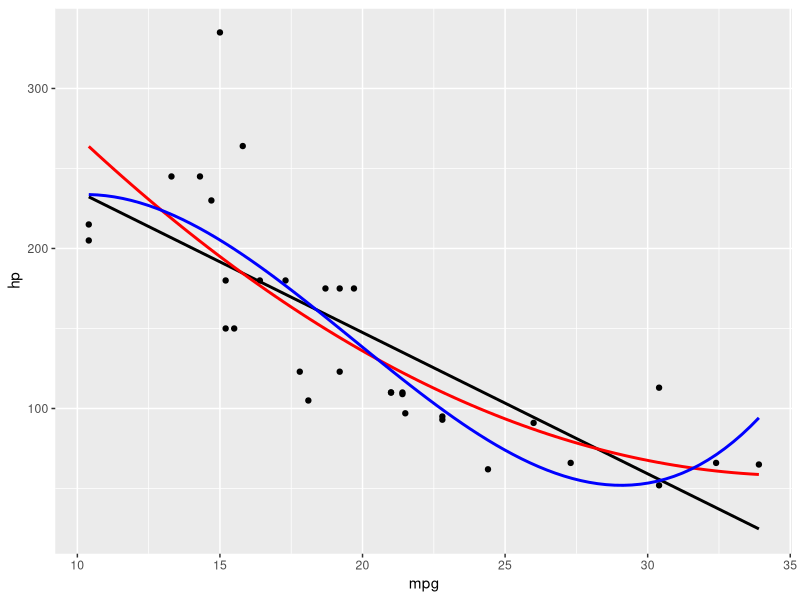
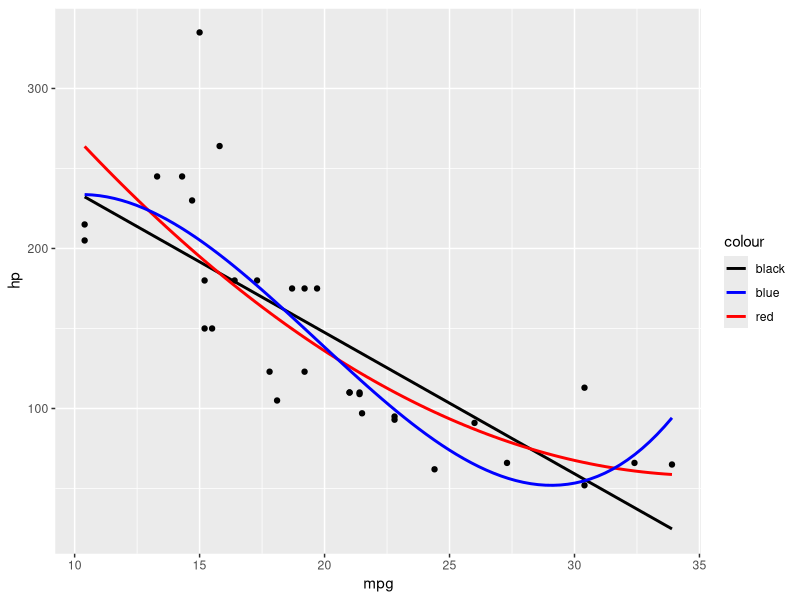
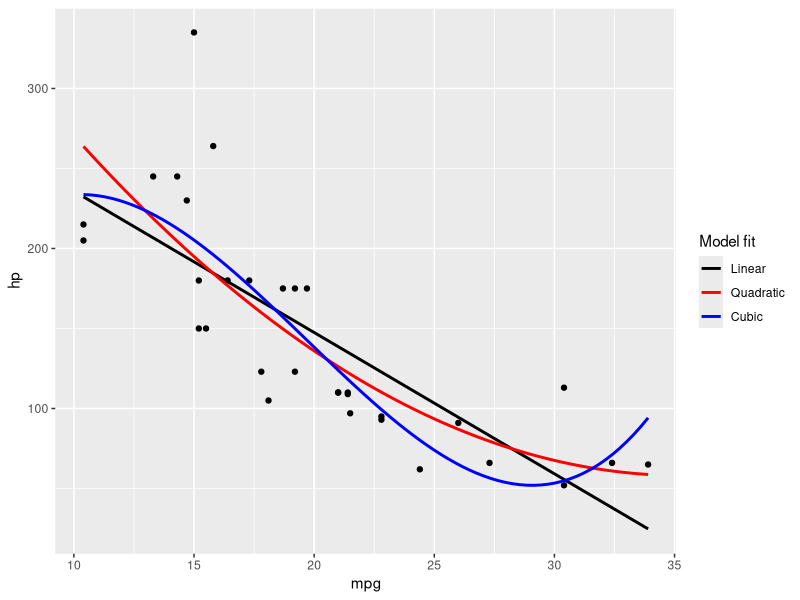
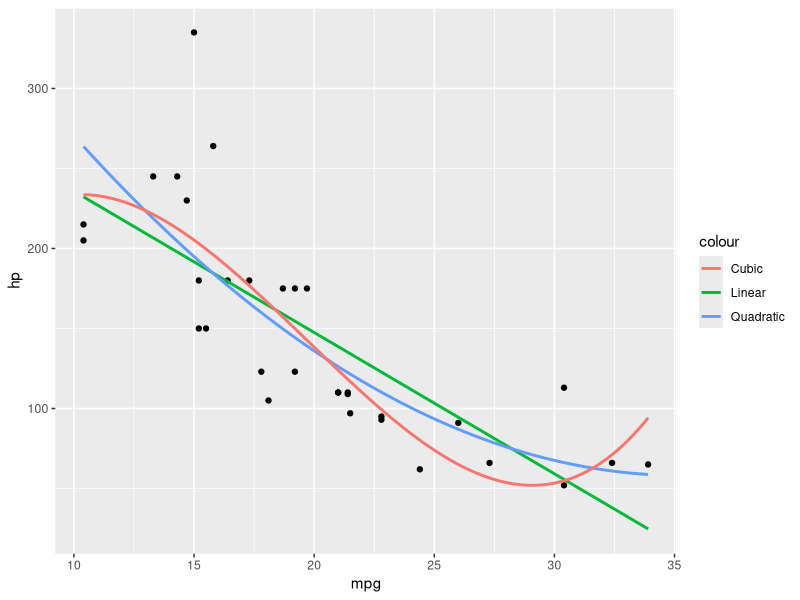
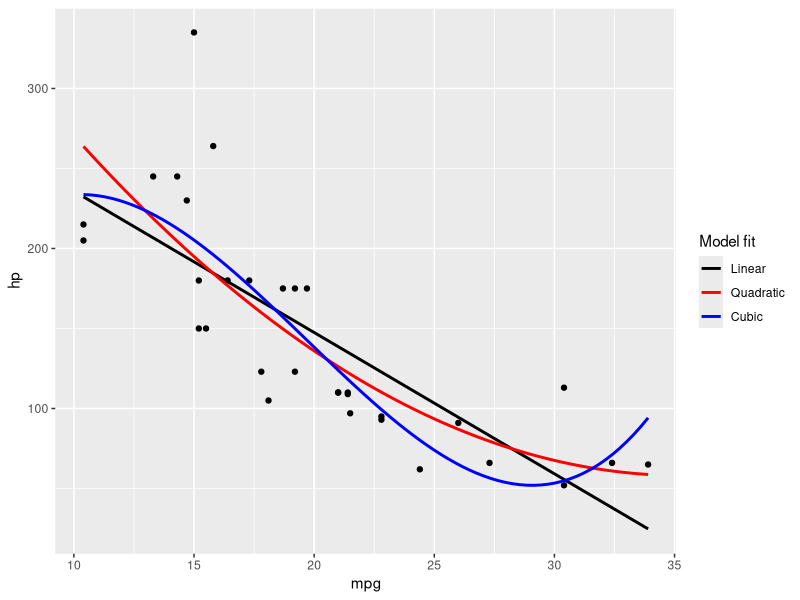

Generate these figures, in order, with R:
library(ggplot2)

ggplot(mtcars, aes(mpg, hp) ) +
  geom_point() +
  geom_smooth(method = "lm", se = FALSE, color = "black") +
  geom_smooth(method = "lm", formula = y ~ poly(x, 2), se = FALSE, color = "red") +
  geom_smooth(method = "lm", formula = y ~ poly(x, 3), se = FALSE, color = "blue")



# with a legend
ggplot(mtcars, aes(mpg, hp) ) +
  geom_point() +
  geom_smooth(method = "lm", se = FALSE, aes(color = "black") ) +
  geom_smooth(method = "lm", formula = y ~ poly(x, 2), se = FALSE, aes(color = "red") ) +
  geom_smooth(method = "lm", formula = y ~ poly(x, 3), se = FALSE, aes(color = "blue") ) +
  scale_color_identity(guide = "legend")

# customized legend
ggplot(mtcars, aes(mpg, hp) ) +
  geom_point() +
  geom_smooth(method = "lm", se = FALSE, aes(color = "black") ) +
  geom_smooth(method = "lm", formula = y ~ poly(x, 2), se = FALSE, aes(color = "red") ) +
  geom_smooth(method = "lm", formula = y ~ poly(x, 3), se = FALSE, aes(color = "blue") ) +
  scale_color_identity(name = "Model fit",
                       breaks = c("black", "red", "blue"),
                       labels = c("Linear", "Quadratic", "Cubic"),
                       guide = "legend")

# with descriptive names
ggplot(mtcars, aes(mpg, hp) ) +
  geom_point() +
  geom_smooth(method = "lm", se = FALSE, aes(color = "Linear") ) +
  geom_smooth(method = "lm", formula = y ~ poly(x, 2), se = FALSE, aes(color = "Quadratic") ) +
  geom_smooth(method = "lm", formula = y ~ poly(x, 3), se = FALSE, aes(color = "Cubic") )

# use named vector to map to the colors
ggplot(mtcars, aes(mpg, hp) ) +
  geom_point() +
  geom_smooth(method = "lm", se = FALSE, aes(color = "Linear") ) +
  geom_smooth(method = "lm", formula = y ~ poly(x, 2), se = FALSE, aes(color = "Quadratic") ) +
  geom_smooth(method = "lm", formula = y ~ poly(x, 3), se = FALSE, aes(color = "Cubic") ) +
  scale_color_manual(name = "Model fit",
                     breaks = c("Linear", "Quadratic", "Cubic"),
                     values = c("Cubic" = "blue", "Quadratic" = "red", "Linear" = "black") )
